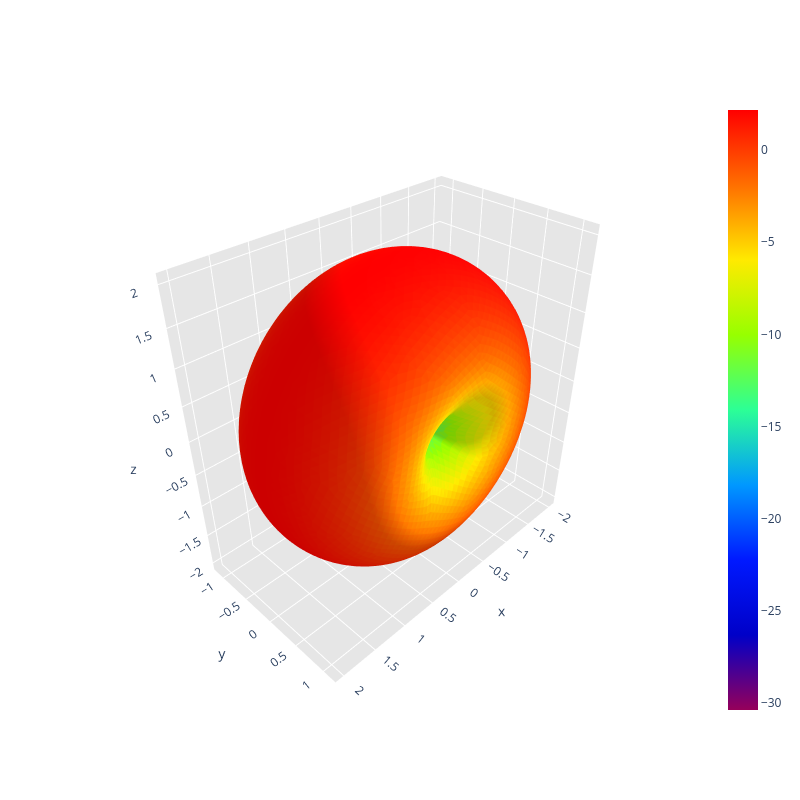

The cell this chart's notebook holds for it:
### Markdown cell above
observationPoint = np.array([5, 0, 0])
calculate_electric_magnetic_field_at_point(path, observationPoint)

### Code cell
print("Calculating radiation intensity distribution over sphere surface...")
radiation_intensity_distribution_over_sphere_surface(path)

### Figure 1 — Plotly figure (JSON) as saved in the notebook; plotly's stock layout.template omitted (floating-point values rounded to 4 significant figures; data arrays with more than 128 entries replaced by an {"elided": "..."} marker saying what was removed)
{"data": [{"facecolor": {"elided": "10296 str values"}, "i": {"elided": "10296 int values"}, "j": {"elided": "10296 int values"}, "k": {"elided": "10296 int values"}, "name": "", "type": "mesh3d", "x": {"elided": "5150 float values"}, "y": {"elided": "5150 float values"}, "z": {"elided": "5150 float values"}}, {"hoverinfo": "none", "marker": {"color": [-30.38, 2.178], "colorscale": [[0, "rgb(150, 0, 90)"], [0.125, "rgb(0, 0, 200)"], [0.25, "rgb(0, 25, 255)"], [0.375, "rgb(0, 152, 255)"], [0.5, "rgb(44, 255, 150)"], [0.625, "rgb(151, 255, 0)"], [0.75, "rgb(255, 234, 0)"], [0.875, "rgb(255, 111, 0)"], [1, "rgb(255, 0, 0)"]], "showscale": true, "size": 0.1}, "mode": "markers", "showlegend": false, "type": "scatter3d", "x": [1.225e-16], "y": [-2.999e-32], "z": [2.0]}], "layout": {"height": 800, "scene": {"aspectratio": {"x": 0.9997, "y": 0.5686, "z": 1}, "xaxis": {"backgroundcolor": "rgb(230, 230, 230)", "gridcolor": "rgb(255, 255, 255)", "showbackground": true, "zerolinecolor": "rgb(255, 255, 255)"}, "yaxis": {"backgroundcolor": "rgb(230, 230, 230)", "gridcolor": "rgb(255, 255, 255)", "showbackground": true, "zerolinecolor": "rgb(255, 255, 255)"}, "zaxis": {"backgroundcolor": "rgb(230, 230, 230)", "gridcolor": "rgb(255, 255, 255)", "showbackground": true, "zerolinecolor": "rgb(255, 255, 255)"}}, "title": {"text": ""}, "width": 800}}
